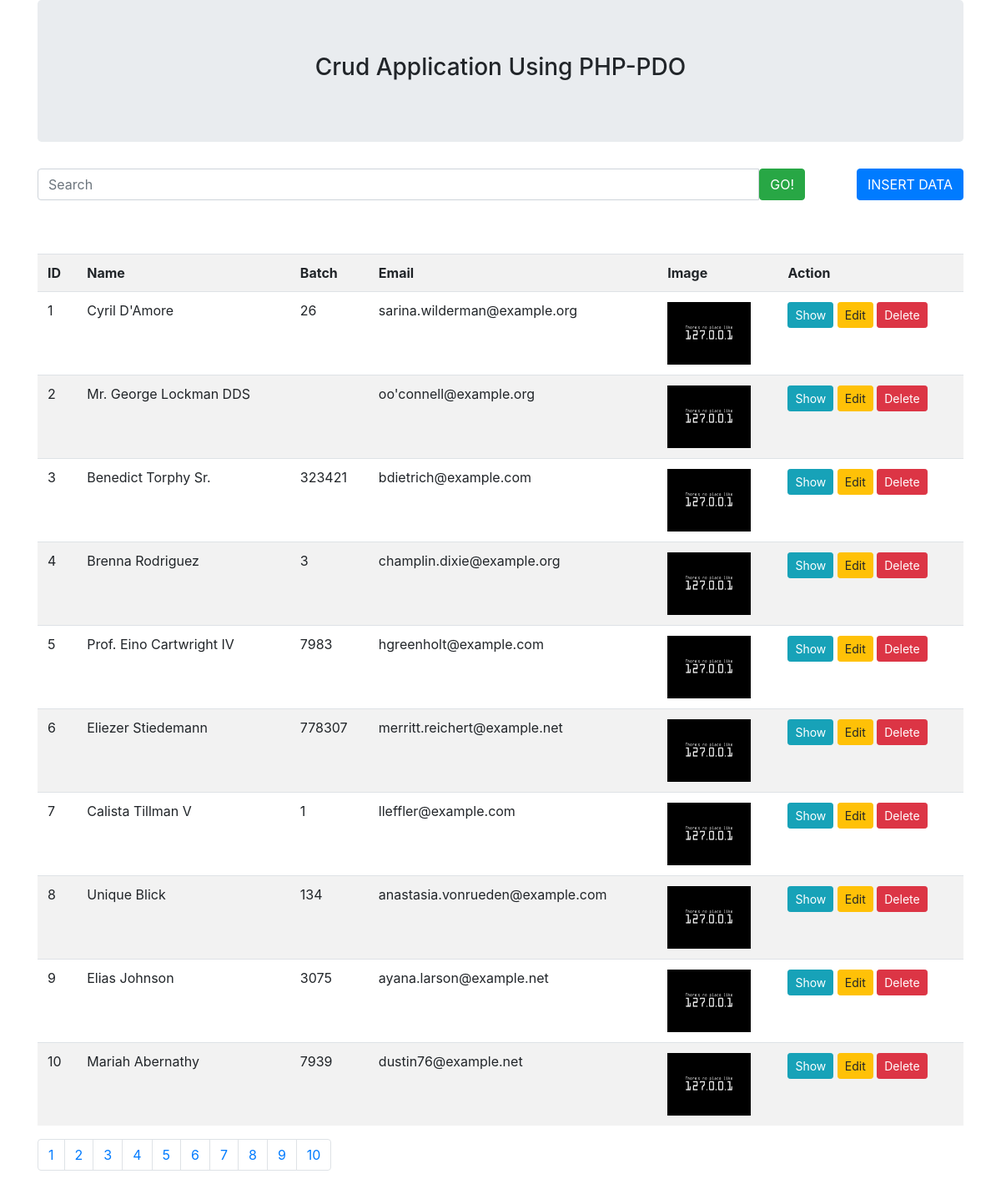
Screenshot of /teacher/index.php with the database file from the repository.
### tables this page shows
CREATE TABLE `teacher` (
  `id` int(11) NOT NULL,
  `name` varchar(50) NOT NULL,
  `batch` varchar(50) NOT NULL,
  `email` varchar(100) NOT NULL,
  `image` varchar(100) NOT NULL
);

### teacher/index.php (the view, shortened to what this page needs)
<?php
include '../includes/header.php';
?>
<div class="row">
    <div class="col-lg-10" >
        <form action="" method="GET">
            <div class="input-group">
                <input type="text" class="form-control" placeholder="Search" name="search">
                <div class="input-group-btn">
                    <input type="submit" class="btn btn-success" value="GO!">
                </div>
            </div>
        </form>
    </div>
        <div class="col-lg-2">
            <a href="create" role="button" class="btn btn-primary float-right">INSERT DATA</a>
        </div>
      </div>
    <br>
    <br>
    <table class="table table-hover table-striped">
        <tr>
            <th>ID</th>
            <th>Name</th>
            <th>Batch</th>
            <th>Email</th>
            <th>Image</th>
            <th>Action</th>
        </tr>
<?php
$itemPerPage = 10;
$query = "SELECT * FROM teacher";
$s = $conn->prepare($query);
$s->execute();
$totalItem = $s->rowCount();
$total_pages = ceil($totalItem/$itemPerPage);
if (!isset($_GET['page'])) {
    $page = 1;
} else{
    $page = $_GET['page'];
}
$firstPageResult = ($page-1)*$itemPerPage;
$sql = "SELECT * FROM teacher LIMIT $firstPageResult, $itemPerPage";
$statement = $conn->prepare($sql);
$statement->execute();
$results = $statement->fetchAll(PDO::FETCH_OBJ);
foreach($results as $result)
{
?>
        <tr>
            <td><?=$result->id; ?></td>
            <td><?=$result->name; ?></td>
            <td><?=$result->batch; ?></td>
            <td><?=$result->email; ?></td>
            <td>
                <img src= "<?=$result->image?>" alt="<?= $result->name ?>" class="thumbnail" width="100px" height="75px">
            </td>
            <td><a href="show/<?=$result->id ?>" class="btn btn-info btn-sm" role="button">Show</a>
                <a href="edit/<?=$result->id ?>" class="btn btn-warning btn-sm" role="button">Edit</a>
                <a href="delete/<?=$result->id ?>" class="btn btn-danger btn-sm" onClick="return confirm('Do you really want to delete');" role="button">Delete</a>
            </td>
        </tr>
<?php
}
?>
    </table>
<nav aria-label="Page navigation example">
  <ul class="pagination">
<?php
    for($i=1 ; $i<=$total_pages ; $i++)
    {
?>
        <li class="page-item">
            <a class="page-link" href="index?page=<?=$i?>"><?=$i?>
            </a>
        </li>
<?php
    }
?>
  </ul>
</nav>
</div>

### rows the page displays
teacher: id "1", name "Cyril D'Amore", batch "26", email "sarina.wilderman@example.org", image (picture)
teacher: id "2", name "Mr. George Lockman DDS", email "oo'connell@example.org", image (picture)
teacher: id "3", name "Benedict Torphy Sr.", batch "323421", email "bdietrich@example.com", image (picture)
teacher: id "4", name "Brenna Rodriguez", batch "3", email "champlin.dixie@example.org", image (picture)
teacher: id "5", name "Prof. Eino Cartwright IV", batch "7983", email "hgreenholt@example.com", image (picture)
teacher: id "6", name "Eliezer Stiedemann", batch "778307", email "merritt.reichert@example.net", image (picture)
teacher: id "7", name "Calista Tillman V", batch "1", email "lleffler@example.com", image (picture)
teacher: id "8", name "Unique Blick", batch "134", email "anastasia.vonrueden@example.com", image (picture)
teacher: id "9", name "Elias Johnson", batch "3075", email "ayana.larson@example.net", image (picture)
teacher: id "10", name "Mariah Abernathy", batch "7939", email "dustin76@example.net", image (picture)
